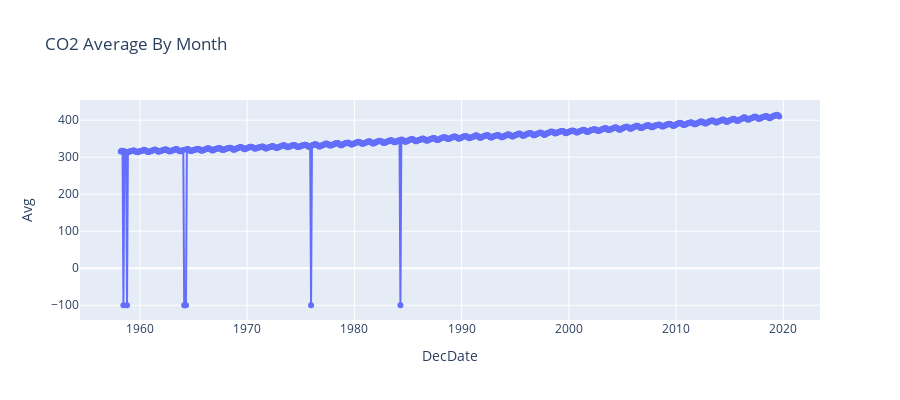

Here is the notebook cell this chart was saved with:
### Markdown cell above
How should we address the invalid `Avg` data?

A. Drop records

B. Set to NaN

C. Impute using some strategy

Remember we want to fix the following plot:

### Code cell
# sns.lineplot(x='DecDate', y='Avg', data=co2)
# plt.title("CO2 Average By Month");
px.line(co2, x='DecDate', y='Avg', title="CO2 Average By Month", 
        markers=True,
        height=400)

### Figure 1 — Plotly figure (JSON) as saved in the notebook; plotly's stock layout.template omitted (floating-point values rounded to 4 significant figures; data arrays with more than 128 entries replaced by an {"elided": "..."} marker saying what was removed)
{"data": [{"hovertemplate": "DecDate=%{x}<br>Avg=%{y}<extra></extra>", "legendgroup": "", "line": {"color": "#636efa", "dash": "solid"}, "marker": {"symbol": "circle"}, "mode": "markers+lines", "name": "", "orientation": "v", "showlegend": false, "type": "scatter", "x": {"elided": "738 float values"}, "xaxis": "x", "y": {"elided": "738 float values"}, "yaxis": "y"}], "layout": {"height": 400, "legend": {"tracegroupgap": 0}, "title": {"text": "CO2 Average By Month"}, "xaxis": {"anchor": "y", "domain": [0, 1], "title": {"text": "DecDate"}}, "yaxis": {"anchor": "x", "domain": [0, 1], "title": {"text": "Avg"}}}}
